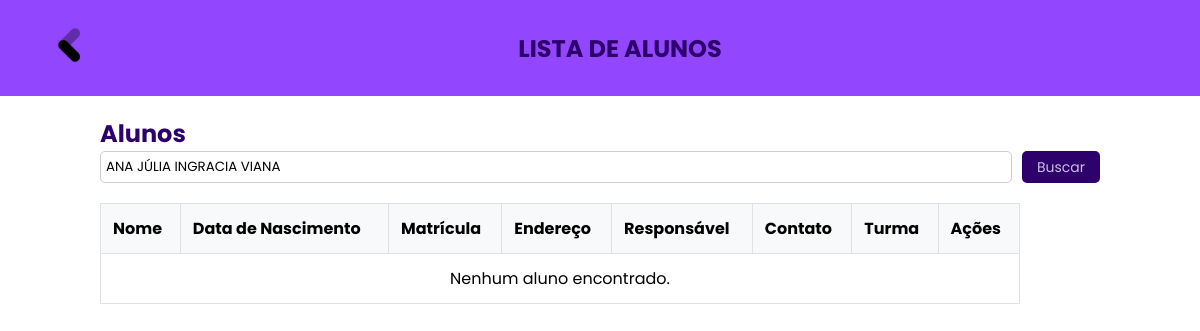
Page /pages/listar-alunos.php?busca=ANA JÚLIA INGRACIA VIANA on the earlier database version.
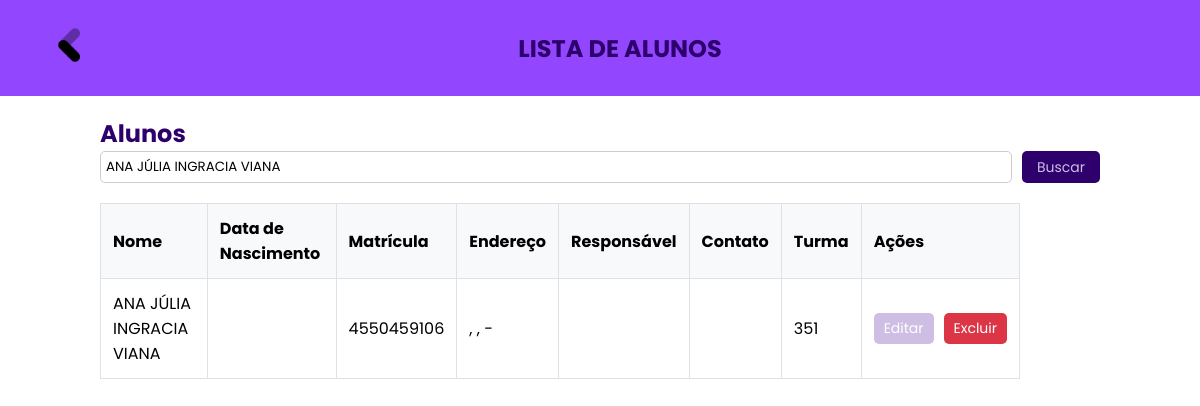
Same page on the later database version.
### tables this page shows
CREATE TABLE `alunos` (
  `id_alunos` int(11) NOT NULL,
  `nome` varchar(100) DEFAULT NULL,
  `data_nasc` date DEFAULT NULL,
  `matricula` varchar(30) DEFAULT NULL,
  `rua` varchar(100) DEFAULT NULL,
  `bairro` varchar(100) DEFAULT NULL,
  `cidade` varchar(100) DEFAULT NULL,
  `CEP` char(8) DEFAULT NULL,
  `nome_resp` varchar(100) DEFAULT NULL,
  `contat_resp` varchar(100) DEFAULT NULL,
  `id_turma` int(11) DEFAULT NULL
);

CREATE TABLE `turma` (
  `id_turma` int(11) NOT NULL,
  `numero_turma` int(3) DEFAULT NULL,
  `nome_curso` varchar(100) NOT NULL
);

### pages/listar-alunos.php (the view, shortened to what this page needs)
<?php
include 'conexao.php';
try {
    $query = " SELECT a.id_alunos AS id_aluno, a.nome AS aluno, a.data_nasc, a.matricula, a.rua, a.bairro, a.cidade, a.CEP, a.nome_resp, a.contat_resp, t.numero_turma
        FROM alunos a LEFT JOIN turma t ON a.id_turma = t.id_turma ORDER BY a.nome ASC";
    $stmt = $con->prepare($query);
    $stmt->execute();
    $alunos = $stmt->fetchAll(PDO::FETCH_ASSOC);
} catch (PDOException $e) {
    echo "Erro ao buscar alunos: " . $e->getMessage();
    exit;
}
?>
<?php
try {
    $filtroGeral = isset($_GET['busca']) ? trim($_GET['busca']) : '';
    $query = "SELECT a.id_alunos AS id_aluno, a.nome AS aluno, a.data_nasc, a.matricula,
                     a.rua, a.bairro, a.cidade, a.CEP, a.nome_resp, a.contat_resp,
                     t.numero_turma
              FROM alunos a
              LEFT JOIN turma t ON a.id_turma = t.id_turma
              WHERE :busca = ''
                 OR a.nome LIKE :buscaLike
                 OR a.data_nasc LIKE :buscaLike
                 OR a.matricula LIKE :buscaLike
                 OR a.rua LIKE :buscaLike
                 OR a.bairro LIKE :buscaLike
                 OR a.cidade LIKE :buscaLike
                 OR a.CEP LIKE :buscaLike
                 OR a.nome_resp LIKE :buscaLike
                 OR a.contat_resp LIKE :buscaLike
                 OR t.numero_turma LIKE :buscaLike
              ORDER BY a.nome ASC";
    $stmt = $con->prepare($query);
    $stmt->bindValue(':busca', $filtroGeral, PDO::PARAM_STR);
    $stmt->bindValue(':buscaLike', "%$filtroGeral%", PDO::PARAM_STR);
    $stmt->execute();
    $alunos = $stmt->fetchAll(PDO::FETCH_ASSOC);
} catch (PDOException $e) {
    echo "Erro ao buscar alunos: " . $e->getMessage();
    exit;
}
?>
<!DOCTYPE html>
<html lang="pt-BR">
<head>
    <link rel="stylesheet" href="css/hist.css">
</head>
<body>
<div class="navb">
    <a href="dashboard">
        <img src="img/back.png" height="40px">
    </a>
    <h2>LISTA DE ALUNOS</h2>
</div>
    <div class="container">
        <h2>Alunos</h2>
        <div class="search-bar">
            <form method="GET" action="" style="display: flex; gap: 10px; flex-wrap: wrap; margin-bottom: 20px;">
                <input type="text" name="busca" placeholder="Buscar pelo aluno"
                       value="<?= htmlspecialchars($filtroGeral); ?>"
                       style="flex: 1; min-width: 200px; padding: 5px; border: 1px solid #ccc; border-radius: 5px;">
                <button type="submit"
                        style="padding: 5px 15px; background-color: #2D006C; color: #CEBEE4; border: none; border-radius: 5px; font-size: 14px;">
                    Buscar
                </button>
            </form>
        </div>
        <table class="table">
            <thead>
                <tr>
                    <th>Nome</th>
                    <th>Data de Nascimento</th>
                    <th>Matrícula</th>
                    <th>Endereço</th>
                    <th>Responsável</th>
                    <th>Contato</th>
                    <th>Turma</th>
                    <th>Ações</th>
                </tr>
            </thead>
            <tbody>
                <?php if (count($alunos) > 0): ?>
                    <?php foreach ($alunos as $aluno): ?>
                        <tr>
                            <td><?= htmlspecialchars($aluno['aluno']) ?></td>
                            <td><?= htmlspecialchars($aluno['data_nasc']) ?></td>
                            <td><?= htmlspecialchars($aluno['matricula']) ?></td>
                            <td><?= htmlspecialchars($aluno['rua'] . ', ' . $aluno['bairro'] . ', ' . $aluno['cidade'] . ' - ' . $aluno['CEP']) ?></td>
                            <td><?= htmlspecialchars($aluno['nome_resp']) ?></td>
                            <td><?= htmlspecialchars($aluno['contat_resp']) ?></td>
                            <td><?= htmlspecialchars($aluno['numero_turma'] ?: 'Sem Turma') ?></td>
                            <td>
                                <div class="action-buttons">
                                    <a class="btn btn-edit" href="editar_aluno?id=<?= $aluno['id_aluno'] ?>">Editar</a>
                                    <a class="btn btn-delete" href="excluir_aluno?id=<?= $aluno['id_aluno'] ?>" onclick="return confirm('Tem certeza que deseja excluir este aluno?')">Excluir</a>
                                </div>
                            </td>
                        </tr>
                    <?php endforeach; ?>
                <?php else: ?>
                    <tr>
                        <td colspan="8" style="text-align: center;">Nenhum aluno encontrado.</td>
                    </tr>
                <?php endif; ?>
            </tbody>
        </table>
    </div>
</body>
</html>

Differences in the rows shown:
added alunos: nome "ANA JÚLIA INGRACIA VIANA", matricula "4550459106", rua+bairro+cidade ", , -", id_turma.numero_turma "351"
Other differences:
text no longer shown: "Nenhum aluno encontrado."
